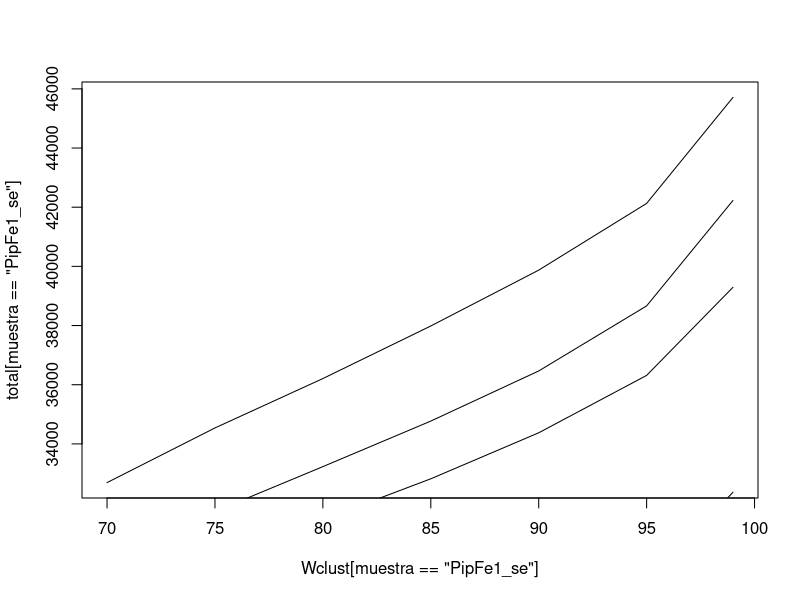

Here is the R script that generated this plot:
clusters <- read.table('summary_clust.txt', header=TRUE)
attach(clusters)

png(filename='pipiens_clusters.png')

plot(Wclust[muestra == 'PipFe1_se'], total[muestra == 'PipFe1_se'], type='l')
lines(Wclust[muestra == 'PipFe2_se'], total[muestra == 'PipFe2_se'])
lines(Wclust[muestra == 'PipFe3_se'], total[muestra == 'PipFe3_se'])
lines(Wclust[muestra == 'PipFe4_se'], total[muestra == 'PipFe4_se'])
lines(Wclust[muestra == 'PipFe5_se'], total[muestra == 'PipFe5_se'])
lines(Wclust[muestra == 'PipFe6_se'], total[muestra == 'PipFe6_se'])
lines(Wclust[muestra == 'PipMa1_se'], total[muestra == 'PipMa1_se'])
lines(Wclust[muestra == 'PipMa2_se'], total[muestra == 'PipMa2_se'])
lines(Wclust[muestra == 'PipMa3_se'], total[muestra == 'PipMa3_se'])
lines(Wclust[muestra == 'PipMa4_se'], total[muestra == 'PipMa4_se'])
lines(Wclust[muestra == 'PipMa5_se'], total[muestra == 'PipMa5_se'])
lines(Wclust[muestra == 'PipMa6_se'], total[muestra == 'PipMa6_se'])


dev.off()



